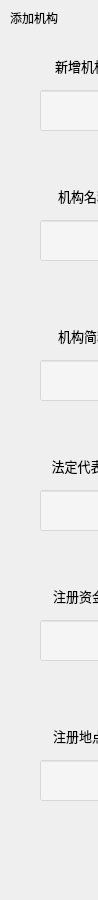
                <widget class="QWidget" name="scrollAreaWidgetContents_6">
                 <property name="geometry">
                  <rect>
                   <x>0</x>
                   <y>0</y>
                   <width>98</width>
                   <height>900</height>
                  </rect>
                 </property>
                 <property name="minimumSize">
                  <size>
                   <width>0</width>
                   <height>900</height>
                  </size>
                 </property>
                 <widget class="QLabel" name="label_63">
                  <property name="geometry">
                   <rect>
                    <x>40</x>
                    <y>50</y>
                    <width>121</width>
                    <height>31</height>
                   </rect>
                  </property>
                  <property name="font">
                   <font>
                    <family>微软雅黑</family>
                    <pointsize>10</pointsize>
                   </font>
                  </property>
                  <property name="text">
                   <string>新增机构编号：</string>
                  </property>
                  <property name="alignment">
                   <set>Qt::AlignCenter</set>
                  </property>
                 </widget>
                 <widget class="QLineEdit" name="lineEdit_mechanismId">
                  <property name="geometry">
                   <rect>
                    <x>40</x>
                    <y>90</y>
                    <width>301</width>
                    <height>41</height>
                   </rect>
                  </property>
                  <property name="styleSheet">
                   <string notr="true">background-color: rgba(255, 255, 255, 100);</string>
                  </property>
                  <property name="text">
                   <string/>
                  </property>
                 </widget>
                 <widget class="QLabel" name="label_68">
                  <property name="geometry">
                   <rect>
                    <x>40</x>
                    <y>180</y>
                    <width>101</width>
                    <height>31</height>
                   </rect>
                  </property>
                  <property name="font">
                   <font>
                    <family>微软雅黑</family>
                    <pointsize>10</pointsize>
                   </font>
                  </property>
                  <property name="text">
                   <string>机构名称：</string>
                  </property>
                  <property name="alignment">
                   <set>Qt::AlignCenter</set>
                  </property>
                 </widget>
                 <widget class="QLineEdit" name="lineEdit_mechanismName">
                  <property name="geometry">
                   <rect>
                    <x>40</x>
                    <y>220</y>
                    <width>301</width>
                    <height>41</height>
                   </rect>
                  </property>
                  <property name="styleSheet">
                   <string notr="true">background-color: rgba(255, 255, 255, 100);</string>
                  </property>
                  <property name="text">
                   <string/>
                  </property>
                 </widget>
                 <widget class="QLineEdit" name="lineEdit_mechanismSimpleName">
                  <property name="geometry">
                   <rect>
                    <x>40</x>
                    <y>360</y>
                    <width>301</width>
                    <height>41</height>
                   </rect>
                  </property>
                  <property name="styleSheet">
                   <string notr="true">background-color: rgba(255, 255, 255, 100);</string>
                  </property>
                  <property name="text">
                   <string/>
                  </property>
                 </widget>
                 <widget class="QLabel" name="label_69">
                  <property name="geometry">
                   <rect>
                    <x>40</x>
                    <y>320</y>
                    <width>101</width>
                    <height>31</height>
                   </rect>
                  </property>
                  <property name="font">
                   <font>
                    <family>微软雅黑</family>
                    <pointsize>10</pointsize>
                   </font>
                  </property>
                  <property name="text">
                   <string>机构简称：</string>
                  </property>
                  <property name="alignment">
                   <set>Qt::AlignCenter</set>
                  </property>
                 </widget>
                 <widget class="QLabel" name="label_70">
                  <property name="geometry">
                   <rect>
                    <x>40</x>
                    <y>450</y>
                    <width>101</width>
                    <height>31</height>
                   </rect>
                  </property>
                  <property name="font">
                   <font>
                    <family>微软雅黑</family>
                    <pointsize>10</pointsize>
                   </font>
                  </property>
                  <property name="text">
                   <string>法定代表人：</string>
                  </property>
                  <property name="alignment">
                   <set>Qt::AlignCenter</set>
                  </property>
                 </widget>
                 <widget class="QLineEdit" name="lineEdit_mechanismPerson">
                  <property name="geometry">
                   <rect>
                    <x>40</x>
                    <y>490</y>
                    <width>301</width>
                    <height>41</height>
                   </rect>
                  </property>
                  <property name="styleSheet">
                   <string notr="true">background-color: rgba(255, 255, 255, 100);</string>
                  </property>
                  <property name="text">
                   <string/>
                  </property>
                 </widget>
                 <widget class="QLineEdit" name="lineEdit_mechanismRegisterMoney">
                  <property name="geometry">
                   <rect>
                    <x>40</x>
                    <y>620</y>
                    <width>301</width>
                    <height>41</height>
                   </rect>
                  </property>
                  <property name="styleSheet">
                   <string notr="true">background-color: rgba(255, 255, 255, 100);</string>
                  </property>
                  <property name="text">
                   <string/>
                  </property>
                 </widget>
                 <widget class="QLabel" name="label_71">
                  <property name="geometry">
                   <rect>
                    <x>40</x>
                    <y>580</y>
                    <width>91</width>
                    <height>31</height>
                   </rect>
                  </property>
                  <property name="font">
                   <font>
                    <family>微软雅黑</family>
                    <pointsize>10</pointsize>
                   </font>
                  </property>
                  <property name="text">
                   <string>注册资金：</string>
                  </property>
                  <property name="alignment">
                   <set>Qt::AlignCenter</set>
                  </property>
                 </widget>
                 <widget class="QLabel" name="label_72">
                  <property name="geometry">
                   <rect>
                    <x>40</x>
                    <y>720</y>
                    <width>91</width>
                    <height>31</height>
                   </rect>
                  </property>
                  <property name="font">
                   <font>
                    <family>微软雅黑</family>
                    <pointsize>10</pointsize>
                   </font>
                  </property>
                  <property name="text">
                   <string>注册地点：</string>
                  </property>
                  <property name="alignment">
                   <set>Qt::AlignCenter</set>
                  </property>
                 </widget>
                 <widget class="QLineEdit" name="lineEdit_mechanismRegisterAddress">
                  <property name="geometry">
                   <rect>
                    <x>40</x>
                    <y>760</y>
                    <width>301</width>
                    <height>41</height>
                   </rect>
                  </property>
                  <property name="styleSheet">
                   <string notr="true">background-color: rgba(255, 255, 255, 100);</string>
                  </property>
                  <property name="text">
                   <string/>
                  </property>
                 </widget>
                 <widget class="QPushButton" name="pushButton_mechanismAdd">
                  <property name="geometry">
                   <rect>
                    <x>310</x>
                    <y>850</y>
                    <width>121</width>
                    <height>41</height>
                   </rect>
                  </property>
                  <property name="text">
                   <string>添加</string>
                  </property>
                 </widget>
                 <widget class="QLabel" name="label_93">
                  <property name="geometry">
                   <rect>
                    <x>10</x>
                    <y>10</y>
                    <width>58</width>
                    <height>15</height>
                   </rect>
                  </property>
                  <property name="text">
                   <string>添加机构</string>
                  </property>
                 </widget>
                </widget>
